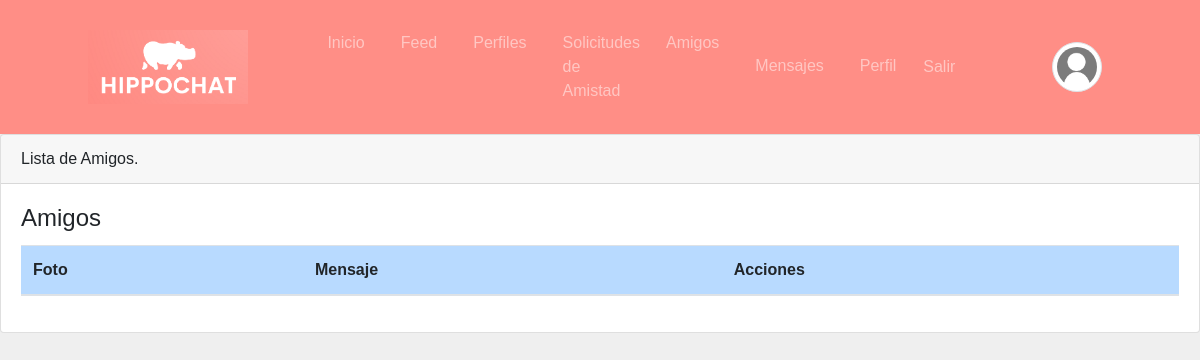
Before: /friendship/friend_list/ (signed in) with the older database file.
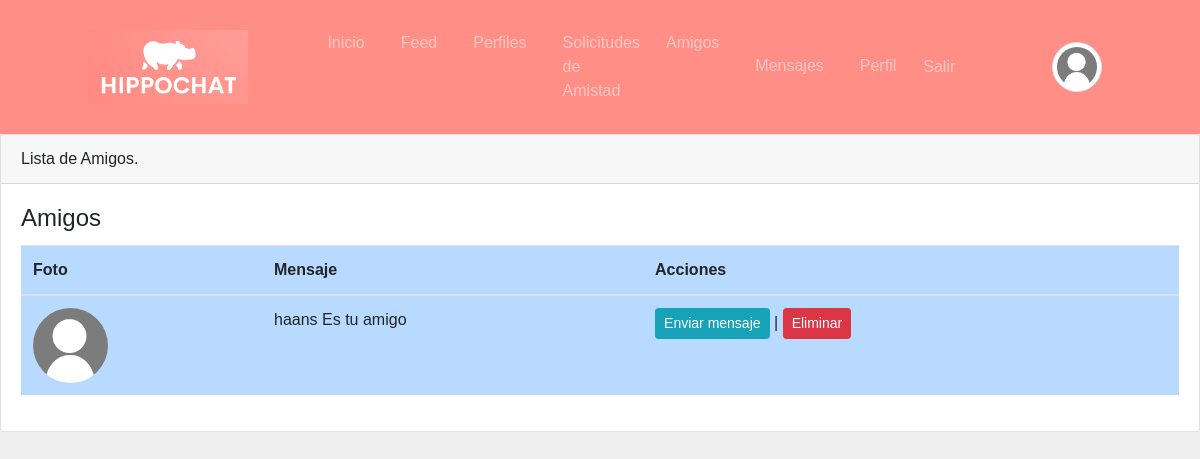
After: the same page with the newer database file.
### friendship/models.py (models this page shows, shortened)
class Friendship(models.Model):
    user1 = models.ForeignKey(Profile, related_name='friendship_user1', on_delete=models.CASCADE)
    user2 = models.ForeignKey(Profile, related_name='friendship_user2', on_delete=models.CASCADE)
    created_at = models.DateTimeField(auto_now_add=True)
    class Meta:
        unique_together = ('user1', 'user2')

### registration/models.py (models this page shows)
class Profile(models.Model):
    user = models.OneToOneField(User, on_delete=models.CASCADE)
    avatar = models.ImageField(upload_to=custom_upload_to, null=True, blank=True)
    bio = models.TextField(null=True, blank=True)
    link = models.URLField(max_length=200, null=True, blank=True)
    class Meta:
        ordering = ['user__username']

### friendship/views.py (the view)
# urls.py: path('friend_list/',views.friend_list, name='friend_list'),
def friend_list(request):
    user = request.user
    profile = Profile.objects.get(user=user)
    friends = Friendship.objects.filter(user1=profile)
    return render(request, 'friendship/friendship_list.html', {'friend_list': friends})

### friendship/templates/friendship/friendship_list.html (shortened to what this page needs)
{% extends 'core/base.html' %}
{% load static %}
{% block content %}
<div class="card">
    <div class="card-header">Lista de Amigos.</div>
    <div class="card-body">
        <h4 class="card-title">Amigos</h4>
        <div
            class="table-responsive"
        >
            <table
                class="table table-primary"
            >
                <thead>
                    <tr>
                        <th scope="col">Foto</th>
                        <th scope="col">Mensaje</th>
                        <th scope="col">Acciones</th>
                    </tr>
                </thead>
                <tbody>
                    {% if request.user.is_authenticated%}
                    {% for friendship in friend_list %}
                    {% if friendship.user1.user == request.user %}
                    <tr class="">
                        {% if friendship.user2.avatar %}
                        <td><img
                            src="{{ friendship.user2.avatar.url }}"
                            class="img-fluid rounded-circle"
                            alt=""
                            width="75"
                            height="75"
                        />
                        {% else %}
                        <td><img
                            src="{% static 'registration/img/no-avatar.jpg' %}"
                            class="img-fluid rounded-circle"
                            alt=""
                            width="75"
                            height="75"
                        />
                        </td>
                        {% endif %}
                        <td>{{friendship.user2.user}} Es tu amigo</td>
                        <td>
                            {% if request.user != friendship.user2.user %}
                            <a href="{% url 'messenger:start' friendship.user2.user.username %}" class="btn btn-info btn-sm"> Enviar mensaje </a>
                            {% endif %}
                            |
                            <a class="btn btn-danger btn-sm " href="{% url 'friendship:delete_friend' friendship.pk %}" role="button"> Eliminar </a>
                        </td>
                    </tr>
                    {% endif %}
                    {% endfor %}
                    {% endif %}
                </tbody>
            </table>
        </div>
    </div>
</div>
{% endblock %}

### core/templates/core/base.html (shortened to what this page needs)
<!DOCTYPE html>
<html lang="es">
  <head>
    {% load static %}
    <link href="{% static 'core/vendor/bootstrap/css/bootstrap.min.css' %}" rel="stylesheet">
    <link href="{% static 'core/vendor/font-awesome/css/font-awesome.min.css' %}" rel="stylesheet" type="text/css">
    <link href="{% static 'core/css/styles.css' %}" rel="stylesheet">
  </head>
  <body>
    <body>
      <nav class="navbar navbar-expand-lg navbar-dark bg-dark">
        <div class="container">
          <a class="navbar-brand" href="{% url 'home' %}">
            <img src="{% static 'core/imagenes/hippochat-logo.png' %}" alt="Hippochat Logo" class="logo">
          </a>
          <div class="collapse navbar-collapse" id="navbarNav">
            <ul class="navbar-nav mr-auto">
              <li class="nav-item">
                <a class="nav-link" href="{% url 'home' %}">Inicio</a>
              </li>
              <li class="nav-item">
                <a class="nav-link" href="{% url 'pages' %}">Feed</a>
              </li>
              <li class="nav-item">
                <a class="nav-link" href="{% url 'profiles:list' %}">Perfiles</a>
              </li>
              {% if request.user.is_authenticated %}
              <li class="nav-item">
                <a class="nav-link" href="{% url 'friendship:friendrequest_list' %}">Solicitudes de Amistad</a>
              </li>
              <li class="nav-item">
                <a class="nav-link" href="{% url 'friendship:friend_list' %}">Amigos</a>
              </li>
              {% endif %}
            </ul>
            <ul class="navbar-nav ml-auto">
              {% if not request.user.is_authenticated %}
              <li class="nav-item">
                <a class="nav-link" href="{% url 'login' %}">Acceder</a>
              </li>
              <li class="nav-item">
                <a class="nav-link" href="{% url 'signup' %}">Registro</a>
              </li>
              {% else %}
              <li class="nav-item">
                <a class="nav-link" href="{% url 'messenger:list' %}">Mensajes</a>
              </li>
              <li class="nav-item">
                <a class="nav-link" href="{% url 'profile' %}">Perfil</a>
              </li>
              <li class="nav-item">
                <form id="logout-form" method="post" action="{% url 'logout' %}">
                  <button type="submit" class="btn btn-link nav-link">Salir</button>
                </form>
              </li>
              {% endif %}
            </ul>
            {% if request.user.is_authenticated %}
            <ul class="navbar-nav ml-auto">
              <li class="nav-item">
                {% if request.user.profile.avatar %}
                  <img src="{{ request.user.profile.avatar.url }}" alt="{{ request.user.username }}'s profile picture" class="rounded-circle img-thumbnail" style="width: 50px;">
                {% else %}
                  <img src="{% static 'registration/img/no-avatar.jpg' %}" class="img-fluid rounded-circle img-thumbnail" style="width: 50px;">
                {% endif %}
              </li>
            </ul>
            {% endif %}
          </div>
        </div>
      </nav>
      {% block content %}{% endblock %}
  </body>
</html>

### core/static/core/css/styles.css (style rules this page uses)
* { margin: 0; padding: 0; font-family: poppins,sans-serif; box-sizing: border-box; }
body { background-color: #efefef; }
nav { background-color: #ff8e86; color: white; display: flex; justify-content: space-between; align-items: cente; padding: 5px 5%; position: sticky; top: 0; z-index: 100; }
.navbar { background-color: #ff8e86 !important; }
.logo { width: 160px; margin-right: 45px; }
.container { display: flex; justify-content: space-between; padding: 13px 5%; }
.navbar-nav { display: flex; justify-content: space-between; width: 100%; }
.navbar-nav li { margin: 0 10px; }
.navbar-nav .nav-link { color: white; padding: 10px; }
.navbar-nav .nav-item:last-child { margin-left: auto; }

Changed rows visible on the page:
added Friendship: user2.user "haans", shows "Enviar mensaje"
